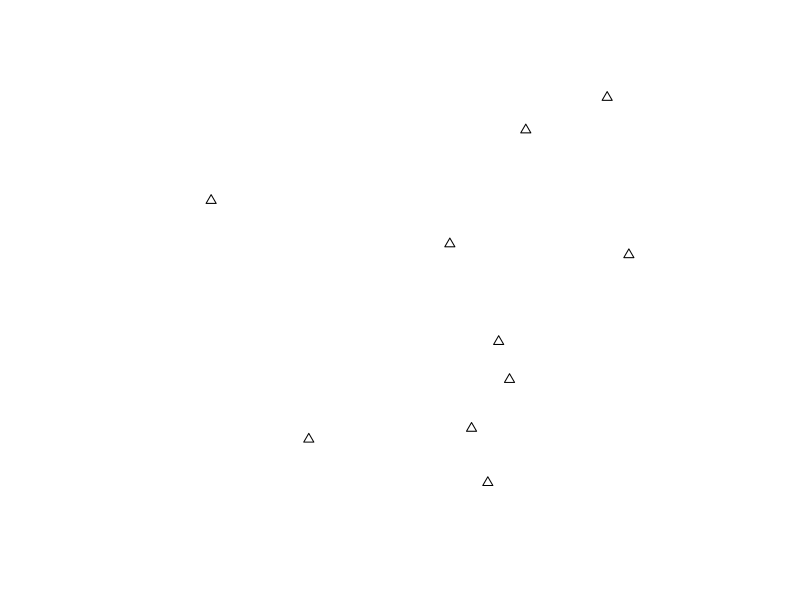
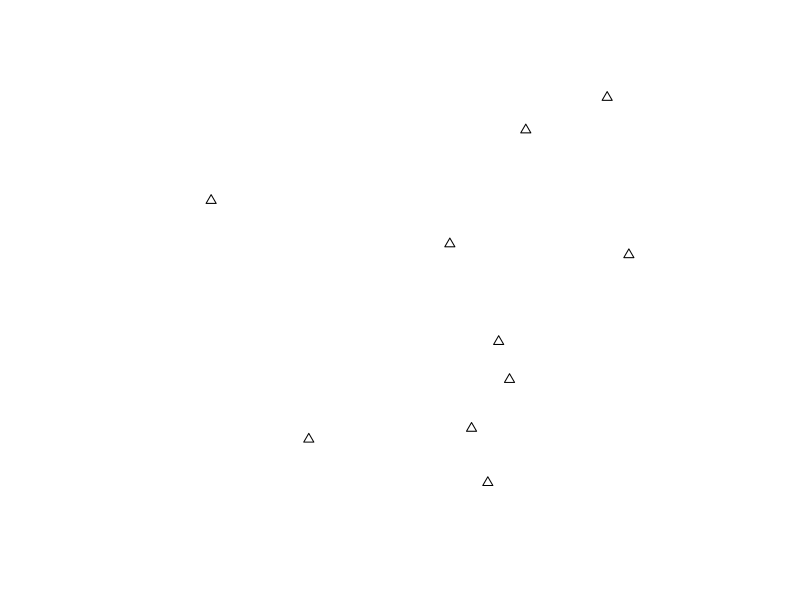
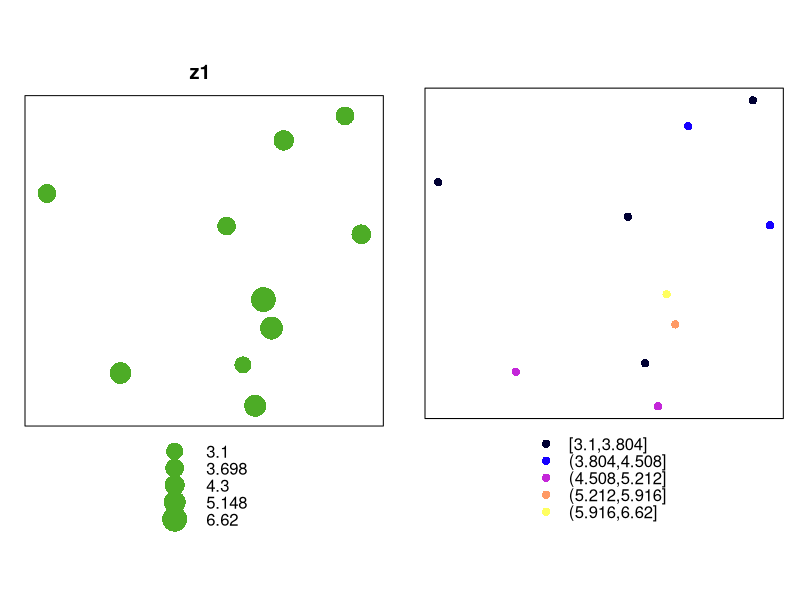
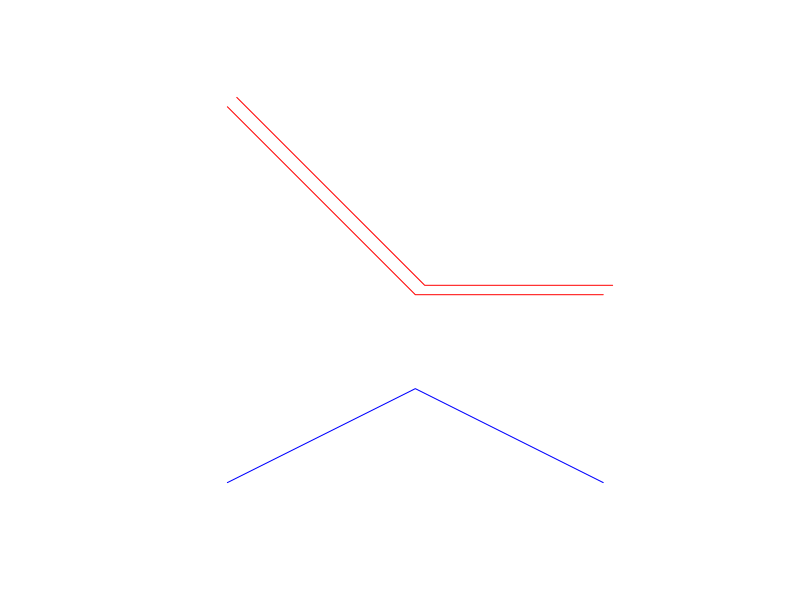
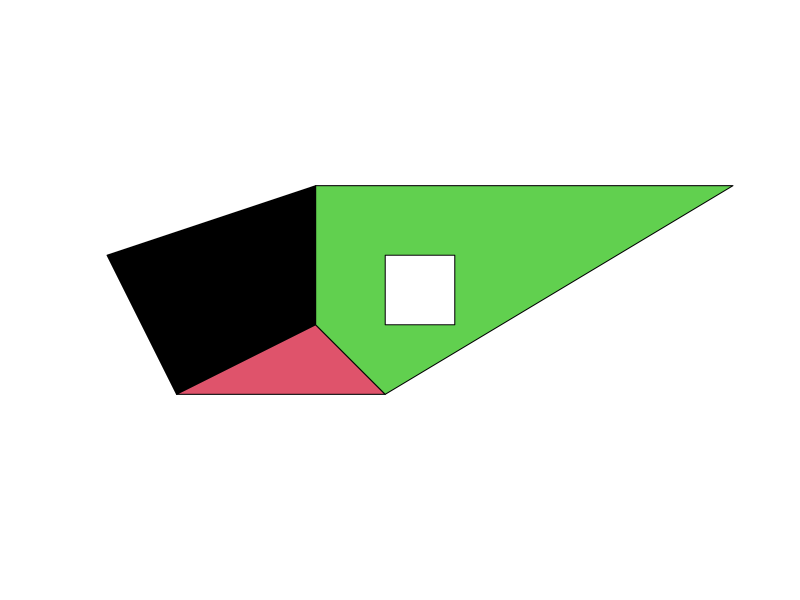
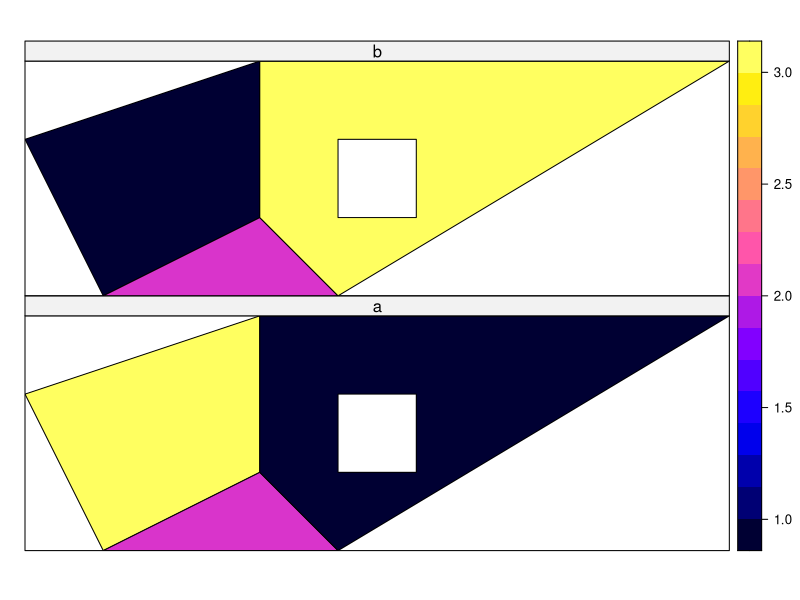
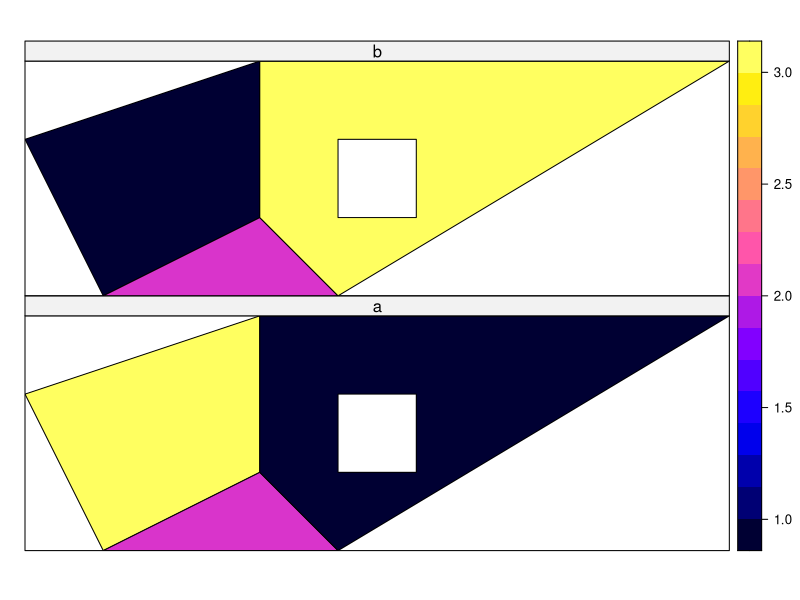

The R source for these figures, in order:
### R code from vignette source 'intro_sp.Rnw'

###################################################
### code chunk number 1: intro_sp.Rnw:76-77
###################################################
library(sp)


###################################################
### code chunk number 2: intro_sp.Rnw:80-82
###################################################
set.seed(13331)
# library(lattice)


###################################################
### code chunk number 3: intro_sp.Rnw:188-192
###################################################
xc = round(runif(10), 2)
yc = round(runif(10), 2)
xy = cbind(xc, yc)
xy


###################################################
### code chunk number 4: intro_sp.Rnw:197-200
###################################################
xy.sp = SpatialPoints(xy)
xy.sp
plot(xy.sp, pch = 2)


###################################################
### code chunk number 5: intro_sp.Rnw:206-207
###################################################
plot(xy.sp, pch = 2)


###################################################
### code chunk number 6: intro_sp.Rnw:215-218
###################################################
xy.cc = coordinates(xy.sp)
class(xy.cc)
dim(xy.cc)


###################################################
### code chunk number 7: intro_sp.Rnw:222-229
###################################################
bbox(xy.sp)
dimensions(xy.sp)
xy.sp[1:2]
xy.df = as.data.frame(xy.sp)
class(xy.df)
dim(xy.df)
summary(xy.sp)


###################################################
### code chunk number 8: intro_sp.Rnw:237-251
###################################################
df = data.frame(z1 = round(5 + rnorm(10), 2), z2 = 20:29)
df
xy.spdf = SpatialPointsDataFrame(xy.sp, df)
xy.spdf
summary(xy.spdf)
dimensions(xy.spdf)
xy.spdf[1:2, ] # selects row 1 and 2
xy.spdf[1] # selects attribute column 1, along with the coordinates
xy.spdf[1:2, "z2"] # select row 1,2 and attribute "z2"
xy.df = as.data.frame(xy.spdf)
xy.df[1:2,]
xy.cc = coordinates(xy.spdf)
class(xy.cc)
dim(xy.cc)


###################################################
### code chunk number 9: intro_sp.Rnw:262-265
###################################################
df1 = data.frame(xy, df)
coordinates(df1) = c("xc", "yc")
df1


###################################################
### code chunk number 10: intro_sp.Rnw:268-272
###################################################
df2 = data.frame(xy, df)
coordinates(df2) = ~xc+yc
df2[1:2,]
as.data.frame(df2)[1:2,]


###################################################
### code chunk number 11: intro_sp.Rnw:280-281
###################################################
coordinates(df2)[1:2,]


###################################################
### code chunk number 12: intro_sp.Rnw:285-289
###################################################
df2[["z2"]]
df2[["z2"]][10] = 20
df2[["z3"]] = 1:10
summary(df2)


###################################################
### code chunk number 13: intro_sp.Rnw:293-295 (eval = FALSE)
###################################################
## bubble(df2, "z1", key.space = "bottom")
## spplot(df2, "z1", key.space = "bottom")


###################################################
### code chunk number 14: intro_sp.Rnw:301-303
###################################################
print(bubble(df2, "z1", key.space = "bottom"), split = c(1,1,2,1), more=TRUE)
print(spplot(df2, "z1", key.space = "bottom"), split =  c(2,1,2,1), more=FALSE)


###################################################
### code chunk number 15: intro_sp.Rnw:322-325
###################################################
gt = GridTopology(cellcentre.offset = c(1,1,2), cellsize=c(1,1,1), cells.dim = c(3,4,6))
grd = SpatialGrid(gt)
summary(grd)


###################################################
### code chunk number 16: intro_sp.Rnw:329-330
###################################################
gridparameters(grd)


###################################################
### code chunk number 17: intro_sp.Rnw:336-341
###################################################
pts = expand.grid(x = 1:3, y = 1:4, z=2:7)
grd.pts = SpatialPixels(SpatialPoints(pts))
summary(grd.pts)
grd = as(grd.pts, "SpatialGrid")
summary(grd)


###################################################
### code chunk number 18: intro_sp.Rnw:353-360
###################################################
attr = expand.grid(xc = 1:3, yc = 1:3)
grd.attr = data.frame(attr, z1 = 1:9, z2 = 9:1)
coordinates(grd.attr) = ~xc+yc
gridded(grd.attr)
gridded(grd.attr) = TRUE
gridded(grd.attr)
summary(grd.attr)


###################################################
### code chunk number 19: intro_sp.Rnw:372-379
###################################################
fullgrid(grd)
fullgrid(grd.pts)
fullgrid(grd.attr)
fullgrid(grd.pts) = TRUE
fullgrid(grd.attr) = TRUE
fullgrid(grd.pts)
fullgrid(grd.attr)


###################################################
### code chunk number 20: intro_sp.Rnw:413-417
###################################################
fullgrid(grd.attr) = FALSE
grd.attr[1:5, "z1"]
fullgrid(grd.attr) = TRUE
grd.attr[1:2,-2, c("z2","z1")]


###################################################
### code chunk number 21: intro_sp.Rnw:428-439
###################################################
l1 = cbind(c(1,2,3),c(3,2,2))
l1a = cbind(l1[,1]+.05,l1[,2]+.05)
l2 = cbind(c(1,2,3),c(1,1.5,1))
Sl1 = Line(l1)
Sl1a = Line(l1a)
Sl2 = Line(l2)
S1 = Lines(list(Sl1, Sl1a), ID="a")
S2 = Lines(list(Sl2), ID="b")
Sl = SpatialLines(list(S1,S2))
summary(Sl)
plot(Sl, col = c("red", "blue"))


###################################################
### code chunk number 22: intro_sp.Rnw:447-450
###################################################
df = data.frame(z = c(1,2), row.names=sapply(slot(Sl, "lines"), function(x) slot(x, "ID")))
Sldf = SpatialLinesDataFrame(Sl, data = df)
summary(Sldf)


###################################################
### code chunk number 23: intro_sp.Rnw:462-473
###################################################
Sr1 = Polygon(cbind(c(2,4,4,1,2),c(2,3,5,4,2)))
Sr2 = Polygon(cbind(c(5,4,2,5),c(2,3,2,2)))
Sr3 = Polygon(cbind(c(4,4,5,10,4),c(5,3,2,5,5)))
Sr4 = Polygon(cbind(c(5,6,6,5,5),c(4,4,3,3,4)), hole = TRUE)

Srs1 = Polygons(list(Sr1), "s1")
Srs2 = Polygons(list(Sr2), "s2")
Srs3 = Polygons(list(Sr3, Sr4), "s3/4")
SpP = SpatialPolygons(list(Srs1,Srs2,Srs3), 1:3)
plot(SpP, col = 1:3, pbg="white")
# plot(SpP)


###################################################
### code chunk number 24: intro_sp.Rnw:480-484
###################################################
attr = data.frame(a=1:3, b=3:1, row.names=c("s3/4", "s2", "s1"))
SrDf = SpatialPolygonsDataFrame(SpP, attr)
as(SrDf, "data.frame")
spplot(SrDf)


###################################################
### code chunk number 25: intro_sp.Rnw:487-488
###################################################
print(spplot(SrDf))


###################################################
### code chunk number 26: intro_sp.Rnw:492-494
###################################################
SrDf = attr
polygons(SrDf) = SpP
